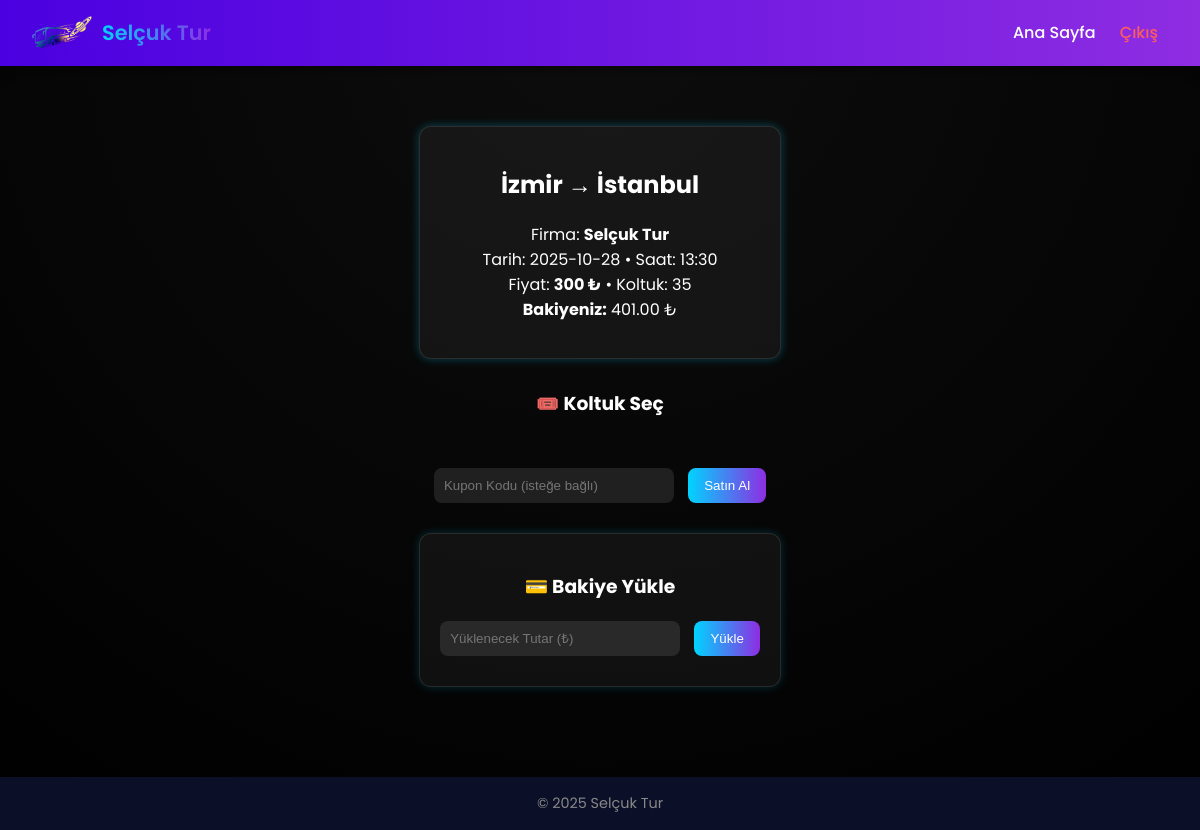
Screenshot of /frontend/pages/sefer_detay_user.php?id=2 (signed in) with the database file from the repository.
### tables this page shows
CREATE TABLE seferler (
            id INTEGER PRIMARY KEY AUTOINCREMENT,
            firma_id INTEGER NOT NULL,
            kalkis TEXT NOT NULL,
            varis TEXT NOT NULL,
            tarih TEXT NOT NULL,
            saat TEXT NOT NULL,
            fiyat REAL NOT NULL,
            koltuk_sayisi INTEGER NOT NULL,
            created_at TEXT DEFAULT CURRENT_TIMESTAMP,
            FOREIGN KEY (firma_id) REFERENCES firmalar(id) ON DELETE CASCADE
        );

CREATE TABLE firmalar (
            id INTEGER PRIMARY KEY AUTOINCREMENT,
            ad TEXT NOT NULL,
            logo_yolu TEXT DEFAULT NULL,
            created_at TEXT DEFAULT CURRENT_TIMESTAMP
        );

CREATE TABLE users (
            id INTEGER PRIMARY KEY AUTOINCREMENT,
            name TEXT NOT NULL,
            email TEXT UNIQUE NOT NULL,
            password TEXT NOT NULL,
            role TEXT NOT NULL DEFAULT 'user',
            balance REAL DEFAULT 0,
            firma_id INTEGER DEFAULT NULL,
            created_at TEXT DEFAULT CURRENT_TIMESTAMP
        );

### frontend/pages/sefer_detay_user.php (the view, shortened to what this page needs)
<?php
require_once __DIR__ . '/../../backend/includes/config.php';
$user = $_SESSION['user'];
$user_id = $user['id'];
$sefer_id = $_GET['id'] ?? 0;
$stmt = $db->prepare("SELECT balance FROM users WHERE id = ?");
$stmt->execute([$user_id]);
$balance = (float)$stmt->fetchColumn();
$stmt = $db->prepare("SELECT s.*, f.ad AS firma_adi FROM seferler s JOIN firmalar f ON s.firma_id=f.id WHERE s.id = ?");
$stmt->execute([$sefer_id]);
$sefer = $stmt->fetch(PDO::FETCH_ASSOC);
?>
<!DOCTYPE html>
<html lang="tr">
<head>
<link rel="stylesheet" href="/frontend/assets/css/main.css">
</head>
<body>
<nav>
    <div class="logo" style="display:flex;align-items:center;gap:10px;">
        <img src="/frontend/assets/img/logo.jpeg" alt="Selçuk Tur" width="60">
        <div style="font-size:1.3rem;font-weight:600;background:linear-gradient(90deg,#00d4ff,#8e2de2);
        -webkit-background-clip:text;-webkit-text-fill-color:transparent;">Selçuk Tur</div>
    </div>
    <div class="links">
        <a href="/frontend/pages/index.php">Ana Sayfa</a>
        <a href="/frontend/pages/logout.php" style="color:#ff5c5c;">Çıkış</a>
    </div>
</nav>
<div class="container">
    <div class="sefer-info">
        <h2><?= htmlspecialchars($sefer['kalkis']) ?> → <?= htmlspecialchars($sefer['varis']) ?></h2>
        <p>
            Firma: <b><?= htmlspecialchars($sefer['firma_adi']) ?></b><br>
            Tarih: <?= htmlspecialchars($sefer['tarih']) ?> • Saat: <?= htmlspecialchars($sefer['saat']) ?><br>
            Fiyat: <b><?= htmlspecialchars($sefer['fiyat']) ?> ₺</b> • Koltuk: <?= (int)$sefer['koltuk_sayisi'] ?><br>
            <b>Bakiyeniz:</b> <span id="userBalance"><?= number_format($balance, 2) ?> ₺</span>
        </p>
    </div>
    <h3>🎟️ Koltuk Seç</h3>
    <form id="biletForm">
        <input type="text" name="kupon_kodu" placeholder="Kupon Kodu (isteğe bağlı)">
        <button type="submit">Satın Al</button>
    </form>
    <div class="balance-box">
        <h3>💳 Bakiye Yükle</h3>
        <form id="bakiyeForm">
            <input type="number" name="miktar" id="miktar" placeholder="Yüklenecek Tutar (₺)" min="1" step="1" required>
            <button type="submit">Yükle</button>
        </form>
    </div>
</div>
<footer style="text-align:center;margin-top:30px;color:#888;">© 2025 Selçuk Tur</footer>
</body>
</html>

### frontend/assets/css/main.css (style rules this page uses)
body { margin: 0; font-family: 'Poppins', sans-serif; background: radial-gradient(circle at 10% 20%, #0b0f28, #1a043a 70%); color: #f2f2f2; min-height: 100vh; display: flex; flex-direction: column; }
nav { display: flex; justify-content: space-between; align-items: center; background: linear-gradient(90deg, #4a00e0, #8e2de2); padding: 1rem 2rem; box-shadow: 0 4px 10px rgba(0,0,0,0.4); }
nav a { color: #fff; text-decoration: none; margin: 0 10px; font-weight: 500; }
footer { text-align: center; padding: 1rem; background: #0b0f28; color: #777; font-size: 0.9rem; }

### frontend/pages/sefer_detay_user.php (style rules this page uses)
body { background: radial-gradient(circle at top, #0d0d0d, #000); color: #fff; font-family: 'Poppins', sans-serif; margin: 0; }
.container { max-width: 900px; margin: 40px auto; padding: 20px; text-align: center; }
.sefer-info { background: rgba(255,255,255,0.05); border: 1px solid rgba(255,255,255,0.1); border-radius: 12px; padding: 20px; margin-bottom: 30px; box-shadow: 0 0 10px rgba(0,212,255,0.3); }
form { margin-top: 20px; }
input[type="text"], input[type="number"] { background: rgba(255,255,255,0.1); border: none; border-radius: 8px; color: #fff; padding: 10px; width: 220px; margin-right: 10px; }
button { background: linear-gradient(90deg,#00d4ff,#8e2de2); border: none; color: #fff; padding: 10px 16px; border-radius: 8px; cursor: pointer; transition: 0.2s; }
.balance-box { background: rgba(255,255,255,0.05); border: 1px solid rgba(255,255,255,0.1); border-radius: 12px; padding: 20px; margin-top: 30px; box-shadow: 0 0 10px rgba(0,212,255,0.2); }

### rows the page displays
seferler: kalkis "İzmir", varis "İstanbul", firma.ad "Selçuk Tur", tarih "2025-10-28", saat "13:30", fiyat "300", koltuk_sayisi "35"
users: balance "401.00"
